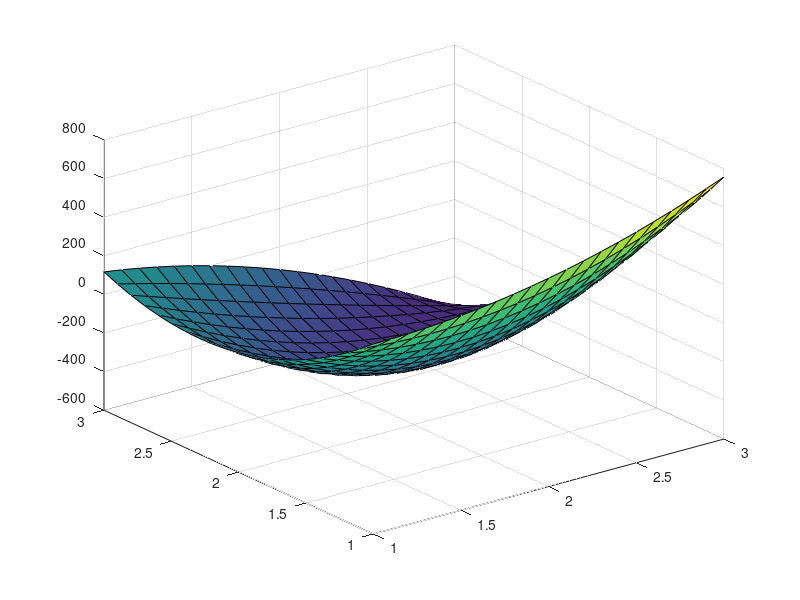

Reproduce this figure in MATLAB.
%3 x 3 matrix
[X,Y] = meshgrid(1:3);
%example data 
V=[384.214114325090,478.932548839674,758.032940311404;18.2206196723684,-302.277504459003,-61.0351233986193;116.837803192749,-117.342337428453,-558.526153284246];
%interpolate to increase granularity
[Xq,Yq] = meshgrid(1:0.1:3);
Vq = interp2(X,Y,V,Xq,Yq,'cubic');
figure
surf(Xq,Yq,Vq)

%find closest location to zero value
[row, col] = find(Vq==min(min(abs(Vq))));
